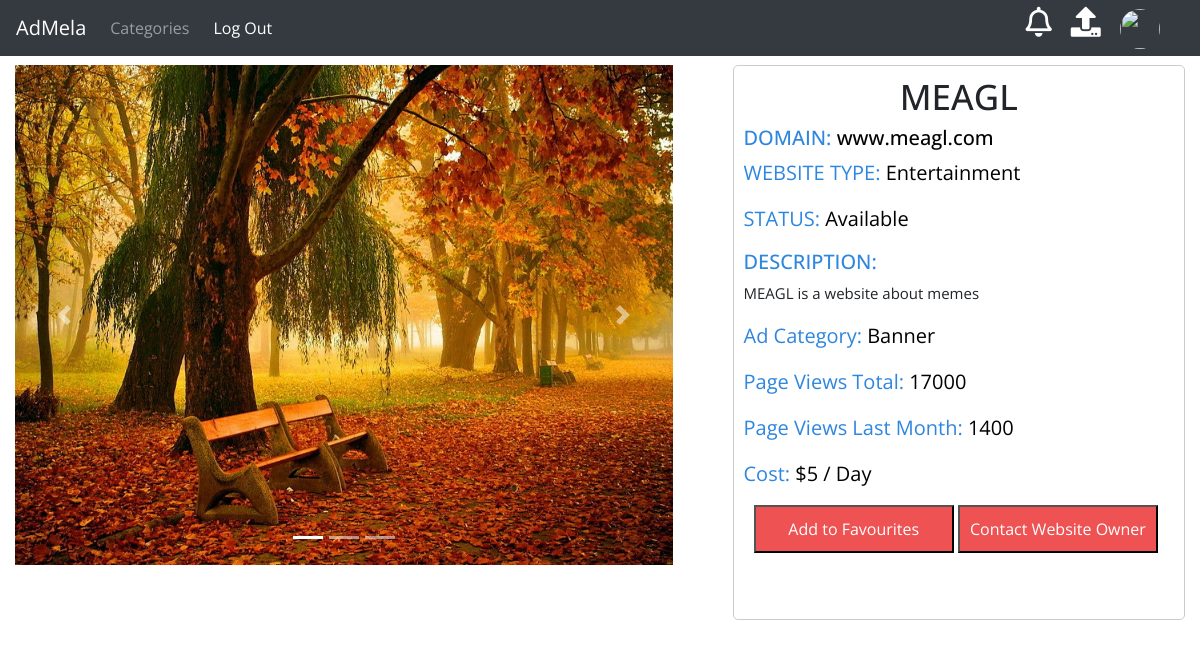
Screenshot of /adlisting.php?ad_Id=1 with the database file from the repository.
### tables this page shows
CREATE TABLE `ads` (
  `aid` int(11) NOT NULL,
  `websiteId` int(11) NOT NULL,
  `websiteOwnerId` int(11) NOT NULL,
  `width` int(11) NOT NULL,
  `height` int(11) NOT NULL,
  `type` int(11) NOT NULL,
  `status` int(11) NOT NULL,
  `cost` bigint(20) NOT NULL,
  `favourites` int(11) NOT NULL,
  `imgdst1` varchar(500) NOT NULL,
  `imgdst2` varchar(500) NOT NULL,
  `imgdst3` varchar(500) NOT NULL
);

CREATE TABLE `websites` (
  `wid` int(11) NOT NULL,
  `websiteName` varchar(50) NOT NULL,
  `websiteDomain` varchar(50) NOT NULL,
  `ownerId` int(11) NOT NULL,
  `websiteType` int(11) NOT NULL,
  `websiteDescription` text NOT NULL,
  `pageviews` int(11) NOT NULL,
  `pg_lastmonth` int(11) NOT NULL
);

CREATE TABLE `website_type` (
  `wtid` int(11) NOT NULL,
  `wbtype` varchar(50) NOT NULL,
  `totalWebsites` int(11) NOT NULL
);

CREATE TABLE `ad_type` (
  `tid` int(11) NOT NULL,
  `adtype` varchar(50) NOT NULL,
  `totalWebsites` int(11) NOT NULL
);

### adlisting.php (the view, shortened to what this page needs)
<?php
include 'dbh.php';
$ad_Id=$_GET['ad_Id'];
?>
<!doctype html>
<head>
    <link rel="stylesheet" href="https://stackpath.bootstrapcdn.com/bootstrap/4.1.3/css/bootstrap.min.css">
    <link rel="stylesheet" href="https://use.fontawesome.com/releases/v5.2.0/css/all.css">
</head>
<body>
<nav class="navbar navbar-expand-lg navbar-dark bg-dark fixed-top">
	<a class="navbar-brand" href="index.php">AdMela</a>
	<div class="collapse navbar-collapse header-boy" id="navbarNavAltMarkup" style="">
		<div class="navbar-nav" style="float:left">
			<a class="nav-item nav-link " href="categories.php">Categories </a>
		</div>
		<a href="logout.php" class="nav-item nav-link" style="color:white">Log Out</a>
		<div class="header-right">
			<a href="advertise.php" class="header-notif-icon">
				<i style="font-size:30px;color:white" class="far fa-bell"></i>
			</a>
			<a href="advertise.php" class="header-ad-icon">
				<i style="font-size:30px;color:white" class="fas fa-upload"></i>
			</a>
			<a href="user_profile.php" class="header-dp-icon">
				<img src="<?php echo $_SESSION['profilePicLocation']; ?>" class="header-up-dp">
			</a>
		</div>
	</div>
</nav>
<div class="outer-container container-fluid">
	<?php
	$sql="SELECT * FROM ads WHERE aid='$ad_Id'";
	$result=mysqli_query($conn,$sql);
	$row=mysqli_fetch_assoc($result);
	$websiteId=$row['websiteId'];
	$adtype=$row['type'];
	$sql0="SELECT * FROM ad_type WHERE tid='$adtype'";
	$result0=mysqli_query($conn,$sql0);
	$row0=mysqli_fetch_assoc($result0);
	$sql1="SELECT * FROM websites WHERE wid='$websiteId'";
	$result1=mysqli_query($conn,$sql1);
	$row1=mysqli_fetch_assoc($result1);
	$websiteType=$row1['websiteType'];
	$sql2="SELECT * FROM website_type WHERE wtid='$websiteType'";
	$result2=mysqli_query($conn,$sql2);
	$row2=mysqli_fetch_assoc($result2);
	?>
	<div class="row">
		<div class="col-md-7">
			<div class="listing-ss-div">
				<div id="demo" class="carousel slide" data-ride="carousel">
					<ul class="carousel-indicators">
						<li data-target="#demo" data-slide-to="0" class="active"></li>
						<li data-target="#demo" data-slide-to="1"></li>
						<li data-target="#demo" data-slide-to="2"></li>
					</ul>
					<div class="carousel-inner">
						<div class="carousel-item active">
						  	<img style="width:100%;height:500px" src="<?php echo $row['imgdst1']; ?>" width="1100" height="500">
						</div>
					</div>
					<a class="carousel-control-prev" href="#demo" data-slide="prev">
						<span class="carousel-control-prev-icon"></span>
					</a>
					<a class="carousel-control-next" href="#demo" data-slide="next">
						<span class="carousel-control-next-icon"></span>
					</a>
				</div>
			</div>
		</div>
		<div class="col-md-5">
			<div class="listing-info-div">
				<h2 class="website-name"><?php echo $row1['websiteName']; ?></h2>
				<h3 class="website-category">DOMAIN: <span style="color:black"><?php echo $row1['websiteDomain']; ?></span></h3>
				<p class="website-category">WEBSITE TYPE: <span style="color:black"><?php echo $row2['wbtype']; ?></span></p>
				<?php
				if($row['status']==0)
				{
					?>
					<p class="website-category">STATUS: <span style="color:black">Available</span></p>
					<?php
				}
				else
				{
					?>
					<p class="website-category">STATUS: <span style="color:black">Not-Available</span></p>
					<?php
				}
				?>
				<div class="website-description-div">
					<h3 class="website-description-heading">DESCRIPTION:</h3>
					<p class="website-description"><?php echo $row1['websiteDescription']; ?></p>
				</div>
				<p class="website-category">Ad Category: <span style="color:black"><?php echo $row0['adtype']; ?></span></p>
				<p class="website-category">Page Views Total: <span style="color:black"><?php echo $row1['pageviews']; ?></span></p>
				<p class="website-category">Page Views Last Month: <span style="color:black"><?php echo $row1['pg_lastmonth']; ?></span></p>
				<p class="website-category">Cost: <span style="color:black">$<?php echo $row['cost']; ?> / Day</span></p>
				<div style="width:410px;margin:0 auto;display:block" id="adlist-action-div">
					<button class="get-contacts-link" style="display:inline">Add to Favourites</button>
					<button class="get-contacts-link" style="display:inline">Contact Website Owner</button>
				</div>
			</div>
		</div>
	</div>
</div>
</body>
</html>

### adlisting.php (style rules this page uses)
a,a:hover { text-decoration: none; }
* { font-family: 'Open Sans', sans-serif; }
.header-right { position:absolute; right:40px; }
.header-up-dp { width:40px; height:40px; border-radius: 50%; margin-left:10px; }
.header-ad-icon { position:relative; width:40px; height:40px; margin-top:20px; padding:5px; padding-left:10px; }
.header-notif-icon { padding:5px; }
.outer-container { padding:0px; width:100%; margin-top:50px; position:relative; }
.listing-ss-div { padding:15px; padding-bottom:40px; }
.website-name { text-align:center; font-size:35px; margin-top:10px; }
.listing-info-div { margin:15px; border:1px solid #cccccc; height:100%; margin-bottom:40px; border-radius:5px; }
.website-description-heading { font-size:20px; margin-left:10px; color:#2e86de; }
.website-description { font-size:15px; padding-left:10px; padding-right:10px; }
.website-category { font-size:20px; margin-left:10px; color:#2e86de; }
.get-contacts-link { background-color:#ee5253; color:#fff; padding:10px; width:200px; display:block; margin:0 auto; cursor:pointer; }

### rows the page displays
ads: imgdst1 (picture), cost "5"
websites: websiteName "MEAGL", websiteDomain "www.meagl.com", websiteDescription "MEAGL is a website about memes", pageviews "17000", pg_lastmonth "1400"
website_type: wbtype "Entertainment"
ad_type: adtype "Banner"
